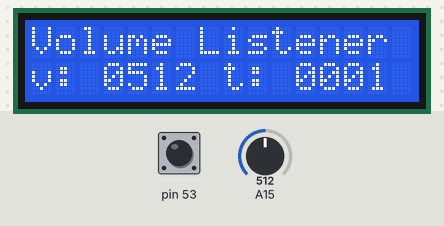
A sketch run on a simulated Arduino Mega 2560, built with avr-gcc and run on an emulated ATmega2560. Shown: 16×2 character LCD. The test bench sets the inputs (shaded band); at power-on: A15 = 512, pin 53 HIGH.

Above: at 1.2 s.
1.3 s: A15 set to 716
At 1.9 s:
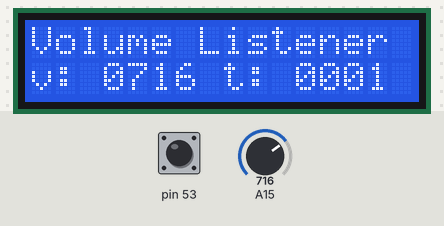
2.8 s: pin 53 pulled LOW for 0.15 s
At 2.88 s:
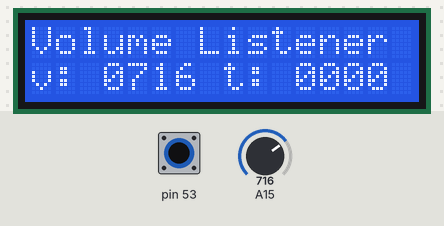
4.4 s: A15 set to 900
At 5.5 s:
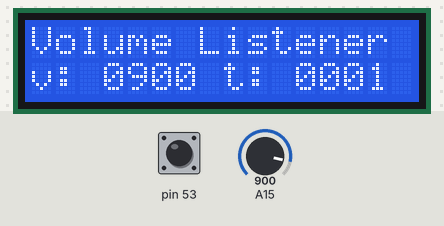
5.9 s: pin 53 pulled LOW for 1 s
At 6.6 s:
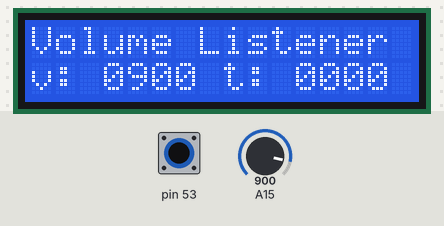
8.4 s: A15 set to 1023
At 9.7 s:
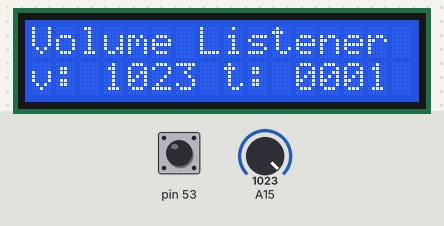
Timing chart, 0 to 10.9 s (numbered marks = the images above; inputs shaded):
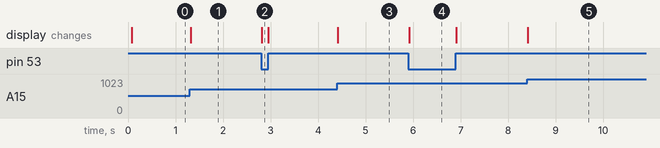

The sketch:

Volume_Checker.ino
```cpp
/***************************************************************************
 * Filename: Project1.ino
 * Author  : Jesmigel A. Cantos
 * Purpose : To make the 16x2 lCD liston to data coming from a joystick
 * Sample  : Custom clock
 * Style   : Modular coding
**************************************************************************/

/******(Declaration of LCD Objects)********/
// include the LCD library:
#include <LiquidCrystal.h>
#include <Servo.h>

/*********************************
 * initialize the lcd object with
 * the numbers of the interface pins
 * Pin assignment
 * AB     LCD     Description
 * 08     04      Register Select
 * 09     06      Enable Signal
 * 10     11      Digital I/O pin
 * 11     12      Digital I/O pin
 * 12     13      Digital I/O pin
 * 13     14      Digital I/O pin
 *        Mic
 * 15     A0       Analogue I/O pin
 * 53     D0       Digital I/O pin
**********************************/

// Note: array elements are the arduino board pins
LiquidCrystal lcd(8,9,10,11,12,13);

/******( Declaration of Joystick Objects )********/
int volume = 0;
int triggerState = 0;

/******( Declaration and Initialisation of Board Objects )********/

String str_Title = "Volume Listener";
String str_v;
String str_t;

/***************************************************************************
 * Function Name: updateCoordinates
 * Purpose : To obtain x and y coordinates interpreted from the joystick
 * Parameters: None
 * Return: None
**************************************************************************/

void updateCoordinates(){
  volume = analogRead(A15);
  triggerState = digitalRead(53);
}

/***************************************************************************
 * Function Name: intToString
 * Purpose : To convert coordinate of integer datatype to a string datatype
 * Parameters: integer tmp_int
 * Return: string tmp_int // max of 4 characters - 0000 to 1024
**************************************************************************/

String intToString(int tmp_int){
  String tmp_string = "";
  for(int ctr = String(tmp_int).length();ctr<4;ctr++){
    tmp_string += "0";
  }
  tmp_string += String(tmp_int);
  return tmp_string;
}

/***************************************************************************
 * Function Name: updateLCDMessage
 * Purpose : Print characters to string, max length is 16
 * Parameters: None
 * Return: None
**************************************************************************/

void updateLCDMessage(){
  delay(10);

  updateCoordinates();

  str_v = "v: " + intToString(volume);
  str_t = "t: " + intToString(triggerState);
}

void setup() {
  Serial.begin(115200);

  pinMode(A15, INPUT);
  pinMode(53, INPUT_PULLUP);

  lcd.begin(16, 2); //LCD begins. dimension: 16x2(Coluns x Rows)
  lcd.setCursor(0, 0); // Positions the cursor in the first column (0) and the firt row (1) at LCD
  lcd.print(str_Title); //LCD write comand
}

void loop() {
  lcd.setCursor(0, 1); // Positions the cursor on the fourteenth column (07) and the second line (1) LCD

  updateLCDMessage();

  lcd.print(str_v + " " + str_t); // Write the current value of the count variable in the LCD
}
```

Measured:
- after the input at 1.3 s, the display: changes at once (image 1)
- after the input at 2.8 s, the display: changes at once (image 2)
- after the input at 4.4 s, the display: changes at once (image 3)
- after the input at 5.9 s, the display: changes at once (image 4)
- after the input at 8.4 s, the display: changes at once (image 5)
